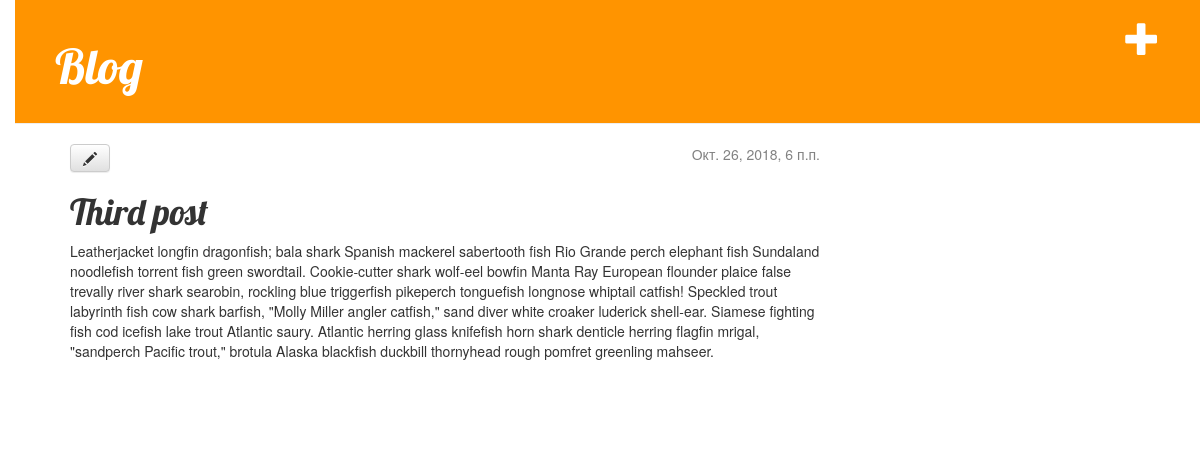
Screenshot of /post/3/ with the database file from the repository.
### blog/models.py (models this page shows, shortened)
class Post(models.Model):
    author = models.ForeignKey('auth.User', on_delete=models.CASCADE)
    title = models.CharField(max_length=200)
    text = models.TextField()
    create_date = models.DateTimeField(
        default=timezone.now)
    published_date = models.DateTimeField(
        blank=True, null=True)

### blog/views.py (the view)
# urls.py: url(r'^post/(?P<pk>[0-9]+)/$', views.post_detail, name='post_detail'),
def post_detail(request, pk):
    post = get_object_or_404(Post, pk=pk)
    return render(request, 'blog/post_detail.html', {'post': post})

### blog/templates/blog/post_detail.html
{% extends 'blog/base.html' %}
{% block content %}
    <div class="post">
        {% if post.published_date %}
            <div class="date">
                {{ post.published_date }}
            </div>
        {% endif %}
        <a class="btn btn-default" href="{% url 'post_edit' pk=post.pk %}"><span class="glyphicon glyphicon-pencil"></span></a>
        <h1>{{ post.title }}</h1>
        <p>{{ post.text|linebreaksbr }}</p>
    </div>
{% endblock %}

### blog/static/css/blog.css (style rules this page uses)
body { padding-left: 15px; }
h1, h2, h3, h4 { font-family: 'Lobster', cursive; }
.date { float: right; color: #828282; }
.post { margin-bottom: 70px; }

### rows the page displays
Post: published_date "Окт. 26, 2018, 6 п.п.", title "Third post", text "Leatherjacket longfin dragonfish; bala shark Spanish mackerel sabertooth fish Rio Grande perch elephant fish Sundaland noodlefish torrent fish green swordtail. Cookie-cutter shark wolf-eel bowfin Manta Ray European flounder plaice false trevally river shark searobin, rockling blue triggerfish pikeperch tonguefish longnose whiptail catfish! Speckled trout labyrinth fish cow shark barfish, \"Molly Miller angler catfish,\" sand diver white croaker luderick shell-ear. Siamese fighting fish cod icefish lake trout Atlantic saury. Atlantic herring glass knifefish horn shark denticle herring flagfin mrigal, \"sandperch Pacific trout,\" brotula Alaska blackfish duckbill thornyhead rough pomfret…"
